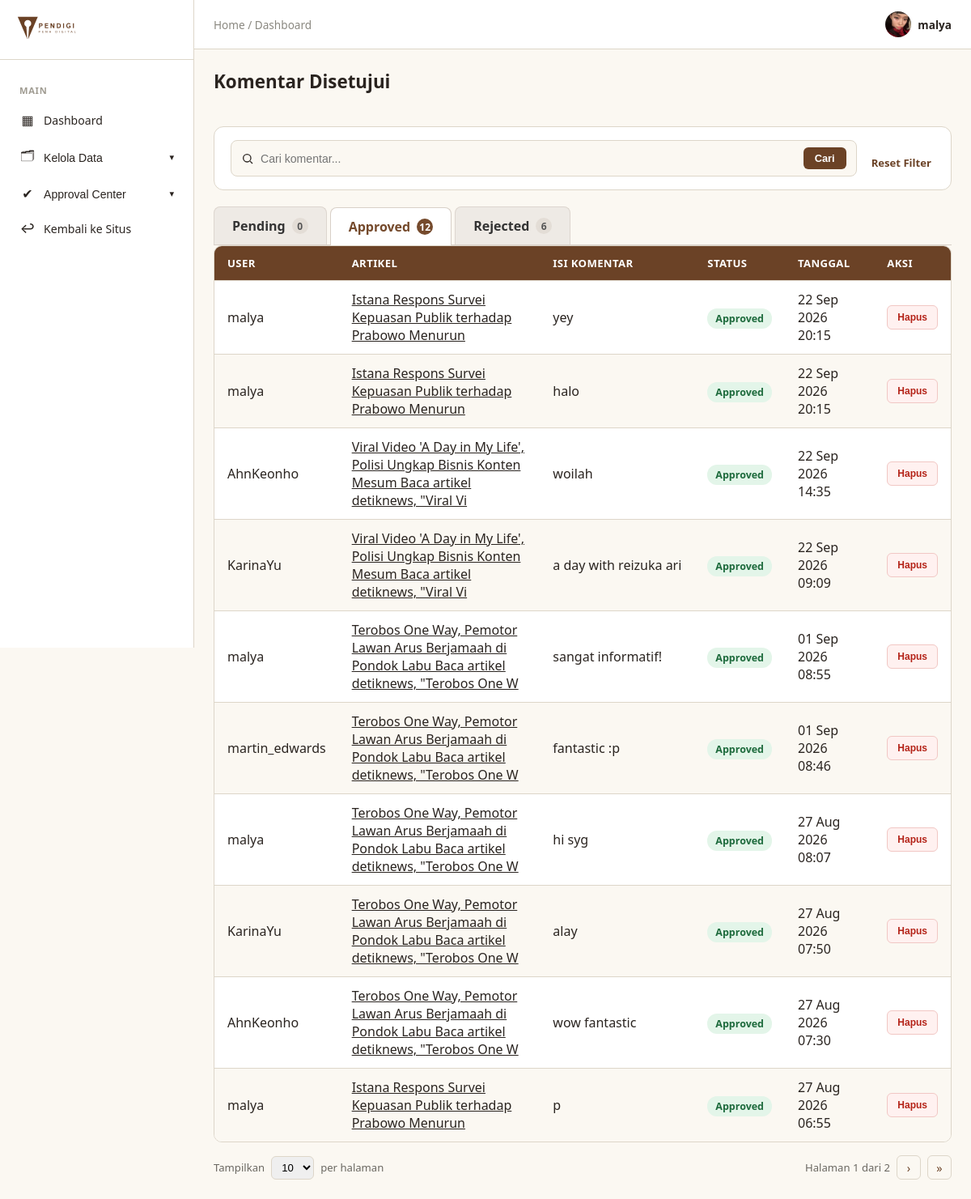
/interactions/kelola/approval-komentar/approved/ (signed in), run on the app's committed database.
### accounts/models.py (models this page shows, shortened)
class Users(AbstractUser):
    role = models.CharField(
        max_length=20,
        choices=Role.choices,
        default=Role.PEMBACA
    )
    status_kontributor = models.CharField(
        max_length=20,
        choices=StatusKontributor.choices,
        default=StatusKontributor.NONE
    )
    profile_picture = models.ImageField(upload_to='profile_pictures/', null=True, blank=True)
    bio = models.CharField(max_length=150, blank=True)
    banner_picture = models.ImageField(
        upload_to='profile_banners/',
        blank=True,
        null=True,
    )
    publisher_id = models.CharField(
        max_length=20,
        unique=True,
        null=True,
        blank=True,
        verbose_name='ID Publisher',
    )

### interactions/models.py (models this page shows, shortened)
class Comments(models.Model):
    user = models.ForeignKey(Users, on_delete=models.CASCADE, related_name='comments')
    article = models.ForeignKey(Articles, on_delete=models.CASCADE, related_name='comments')
    parent = models.ForeignKey(
        'self', on_delete=models.CASCADE, null=True, blank=True, related_name='replies'
    )
    content = models.TextField()
    status = models.CharField(max_length=20, choices=StatusComment.choices, default=StatusComment.PENDING)
    created_at = models.DateTimeField(auto_now_add=True)
    class Meta:
        ordering = ['created_at']

### articles/models.py (models this page shows, shortened)
class Articles(models.Model):
    title = models.CharField(max_length=100)
    thumbnail = models.ImageField(upload_to='articles/thumbnails/', null=True, blank=True)
    content = models.TextField()
    category = models.ForeignKey(Categories, on_delete=models.CASCADE, related_name='articles')
    contributor = models.ForeignKey(
        Users, on_delete=models.CASCADE,
        limit_choices_to={'status_kontributor': StatusKontributor.APPROVED},
        related_name='articles'
    )
    status = models.CharField(
        max_length=20,
        choices=StatusArticle.choices,
        default=StatusArticle.PENDING
    )
    rejection_reason = models.TextField(blank=True)
    is_featured = models.BooleanField(default=False)
    views_count = models.PositiveIntegerField(default=0)
    published_at = models.DateTimeField(null=True, blank=True)
    created_at = models.DateTimeField(auto_now_add=True)
    class Meta:
        ordering = ['-created_at']

### interactions/views.py (the view)
@admin_required
def admin_comment_approval(request, status="pending"):
    allowed_statuses = {
        "pending": StatusComment.PENDING,
        "approved": StatusComment.APPROVED,
        "rejected": StatusComment.REJECTED,
    }
    if status not in allowed_statuses:
        return redirect("interactions:admin_comment_approval")
    comments = Comments.objects.filter(
        status=allowed_statuses[status]
    ).select_related(
        "user",
        "article",
    )
    query = request.GET.get("q", "").strip()
    if query:
        comments = comments.filter(
            Q(content__icontains=query)
            | Q(user__username__icontains=query)
            | Q(article__title__icontains=query)
        )
    comments = comments.order_by("-created_at")
    try:
        per_page = int(request.GET.get("per_page", 10))
        if per_page not in (10, 25, 50):
            per_page = 10
    except (ValueError, TypeError):
        per_page = 10
    paginator = Paginator(comments, per_page)
    page_obj = paginator.get_page(request.GET.get("page", 1))
    status_counts = {
        "pending": Comments.objects.filter(
            status=StatusComment.PENDING
        ).count(),
        "approved": Comments.objects.filter(
            status=StatusComment.APPROVED
        ).count(),
        "rejected": Comments.objects.filter(
            status=StatusComment.REJECTED
        ).count(),
    }
    return render(
        request,
        "interactions/admin_comment_approval.html",
        {
            "comments": page_obj.object_list,
            "page_obj": page_obj,
            "per_page": per_page,
            "per_page_options": [10, 25, 50],
            "search_query": query,
            "comment_status": status,
            "status_counts": status_counts,
        },
    )

### interactions/templates/interactions/admin_comment_approval.html (shortened to what this page needs)
{% extends 'admin_base.html' %}
{% load static %}
{% block extra_css %}
<link rel="stylesheet" href="{% static 'css/admin.css' %}">
<link rel="stylesheet" href="{% static 'css/table.css' %}">
<link rel="stylesheet" href="{% static 'css/admin-table.css' %}">
{% endblock %}
{% block admin_content %}
<div class="page-header-row">
    <h1 class="admin-page-title">
        {% if comment_status == 'pending' %}
            Komentar Menunggu Approval
        {% elif comment_status == 'approved' %}
            Komentar Disetujui
        {% elif comment_status == 'rejected' %}
            Komentar Ditolak
        {% endif %}
    </h1>
</div>
{% include 'partials/table_toolbar.html' with search_placeholder="Cari komentar..." %}
<div class="article-status-tabs">
    <a
        href="{% url 'interactions:admin_comment_approval_status' 'pending' %}"
        class="article-status-tab {% if comment_status == 'pending' %}active{% endif %}"
    >
        Pending
        <span class="tab-count">
            {{ status_counts.pending }}
        </span>
    </a>
    <a
        href="{% url 'interactions:admin_comment_approval_status' 'approved' %}"
        class="article-status-tab {% if comment_status == 'approved' %}active{% endif %}"
    >
        Approved
        <span class="tab-count">
            {{ status_counts.approved }}
        </span>
    </a>
    <a
        href="{% url 'interactions:admin_comment_approval_status' 'rejected' %}"
        class="article-status-tab {% if comment_status == 'rejected' %}active{% endif %}"
    >
        Rejected
        <span class="tab-count">
            {{ status_counts.rejected }}
        </span>
    </a>
</div>
<table class="data-table">
    <thead>
        <tr>
            <th>User</th>
            <th>Artikel</th>
            <th>Isi Komentar</th>
            <th>Status</th>
            <th>Tanggal</th>
            <th>Aksi</th>
        </tr>
    </thead>
    <tbody>
        {% for comment in comments %}
        <tr>
            <td>
                {{ comment.user.username }}
            </td>
            <td>
                <a
                    href="{% url 'articles:article_detail' comment.article.pk %}"
                    target="_blank"
                >
                    {{ comment.article.title }}
                </a>
            </td>
            <td class="comment-preview">
                {{ comment.content }}
            </td>
            <td>
                {% if comment.status == 'pending' %}
                    <span class="status-badge status-pending">
                        Pending
                    </span>
                {% elif comment.status == 'approved' %}
                    <span class="status-badge status-approved">
                        Approved
                    </span>
                {% elif comment.status == 'rejected' %}
                    <span class="status-badge status-rejected">
                        Rejected
                    </span>
                {% endif %}
            </td>
            <td>
                {{ comment.created_at|date:"d M Y H:i" }}
            </td>
            <td>
                <div class="table-actions">
                    {% if comment_status == 'pending' %}
                        <form
                            action="{% url 'interactions:admin_approve_comment' comment.pk %}"
                            method="post"
                        >
                            {% csrf_token %}
                            <button type="submit" class="btn-approve">
                                Approve
                            </button>
                        </form>
                        <form
                            action="{% url 'interactions:admin_reject_comment' comment.pk %}"
                            method="post"
                        >
                            {% csrf_token %}
                            <button type="submit" class="btn-reject">
                                Reject
                            </button>
                        </form>
                    {% elif comment_status == 'approved' %}
                        <form
                            action="{% url 'interactions:delete_comment' comment.pk %}"
                            method="post"
                            onsubmit="return confirm('Yakin ingin menghapus komentar dari {{ comment.user.username|escapejs }}? Jika komentar ini memiliki balasan, balasannya juga akan terhapus.');"
                        >
                            <button type="submit" class="btn-delete-comment">
                                Hapus
                            </button>
                        </form>
                    {% elif comment_status == 'rejected' %}
                        <span class="status-badge status-rejected">
                            Rejected
                        </span>
                    {% endif %}
                </div>
            </td>
        </tr>
        {% endfor %}
    </tbody>
</table>
{% include 'partials/table_pagination.html' %}
{% endblock %}

### templates/admin_base.html (shortened to what this page needs)
{% extends 'base.html' %}
{% load static %}
{% block body %}
  <div class="admin-layout">
    <aside class="admin-sidebar">
      <div class="admin-sidebar-header">
        <img src="{% static 'images/pendigi-logo-tulisan.svg' %}" alt="Pena Digital" class="admin-logo" />
      </div>
      <nav class="admin-nav">
        <span class="admin-nav-group-label">Main</span>
        <a href="{% url 'dashboard' %}" class="admin-nav-link {% if active_menu == 'dashboard' %}is-active{% endif %}"><span class="admin-nav-icon">▦</span> Dashboard</a>
        <div class="admin-nav-dropdown {% if active_menu == 'master' %}is-open{% endif %}">
          <button type="button" class="admin-nav-link admin-nav-dropdown-toggle">
            <span class="admin-nav-icon">🗂</span> Kelola Data
            <span class="admin-nav-caret">▾</span>
          </button>
        </div>
        <div class="admin-nav-dropdown {% if active_menu == 'approval' %}is-open{% endif %}">
          <button type="button" class="admin-nav-link admin-nav-dropdown-toggle">
            <span class="admin-nav-icon">✔</span> Approval Center
            <span class="admin-nav-caret">▾</span>
          </button>
        </div>
        <a href="{% url 'articles:article_list' %}" class="admin-nav-link"><span class="admin-nav-icon">↩</span> Kembali ke Situs</a>
      </nav>
    </aside>
    <div class="admin-main">
      <header class="admin-topbar">
        <div class="admin-breadcrumb">Home / {{ breadcrumb|default:'Dashboard' }}</div>
        <div class="admin-topbar-right">
          <div class="admin-profile">
            {% if user.profile_picture %}
              <img src="{{ user.profile_picture.url }}" class="admin-profile-avatar" />
            {% else %}
              <div class="admin-profile-avatar admin-avatar-placeholder">{{ user.username|first|upper }}</div>
            {% endif %}
            <span>{{ user.username }}</span>
          </div>
        </div>
      </header>
      <main class="admin-content">
        {% block admin_content %}
        {% endblock %}
      </main>
    </div>
  </div>
{% endblock %}

### data on the page
Users: profile_picture (picture), username "malya"
Comments: user.username "malya", article "Istana Respons Survei Kepuasan Publik terhadap Prabowo Menurun", content "yey", status "Approved", created_at "22 Sep 2026 20:15"
Comments: user.username "malya", article "Istana Respons Survei Kepuasan Publik terhadap Prabowo Menurun", content "halo", status "Approved", created_at "22 Sep 2026 20:15"
Comments: user.username "AhnKeonho", article "Viral Video 'A Day in My Life', Polisi Ungkap Bisnis Konten Mesum Baca artikel detiknews, \"Viral Vi", content "woilah", status "Approved", created_at "22 Sep 2026 14:35"
Comments: user.username "KarinaYu", article "Viral Video 'A Day in My Life', Polisi Ungkap Bisnis Konten Mesum Baca artikel detiknews, \"Viral Vi", content "a day with reizuka ari", status "Approved", created_at "22 Sep 2026 09:09"
Comments: user.username "malya", article "Terobos One Way, Pemotor Lawan Arus Berjamaah di Pondok Labu Baca artikel detiknews, \"Terobos One W", content "sangat informatif!", status "Approved", created_at "01 Sep 2026 08:55"
Comments: user.username "martin_edwards", article "Terobos One Way, Pemotor Lawan Arus Berjamaah di Pondok Labu Baca artikel detiknews, \"Terobos One W", content "fantastic :p", status "Approved", created_at "01 Sep 2026 08:46"
Comments: user.username "malya", article "Terobos One Way, Pemotor Lawan Arus Berjamaah di Pondok Labu Baca artikel detiknews, \"Terobos One W", content "hi syg", status "Approved", created_at "27 Aug 2026 08:07"
Comments: user.username "KarinaYu", article "Terobos One Way, Pemotor Lawan Arus Berjamaah di Pondok Labu Baca artikel detiknews, \"Terobos One W", content "alay", status "Approved", created_at "27 Aug 2026 07:50"
Comments: user.username "AhnKeonho", article "Terobos One Way, Pemotor Lawan Arus Berjamaah di Pondok Labu Baca artikel detiknews, \"Terobos One W", content "wow fantastic", status "Approved", created_at "27 Aug 2026 07:30"
Comments: user.username "malya", article "Istana Respons Survei Kepuasan Publik terhadap Prabowo Menurun", content "p", status "Approved", created_at "27 Aug 2026 06:55"

### other printed values
{{ breadcrumb|default:'Dashboard' }} "Dashboard"
{{ status_counts.pending }} "0"
{{ status_counts.approved }} "12"
{{ status_counts.rejected }} "6"
{{ page_obj.number }} "1"
{{ page_obj.paginator.num_pages }} "2"
form field value "10"
